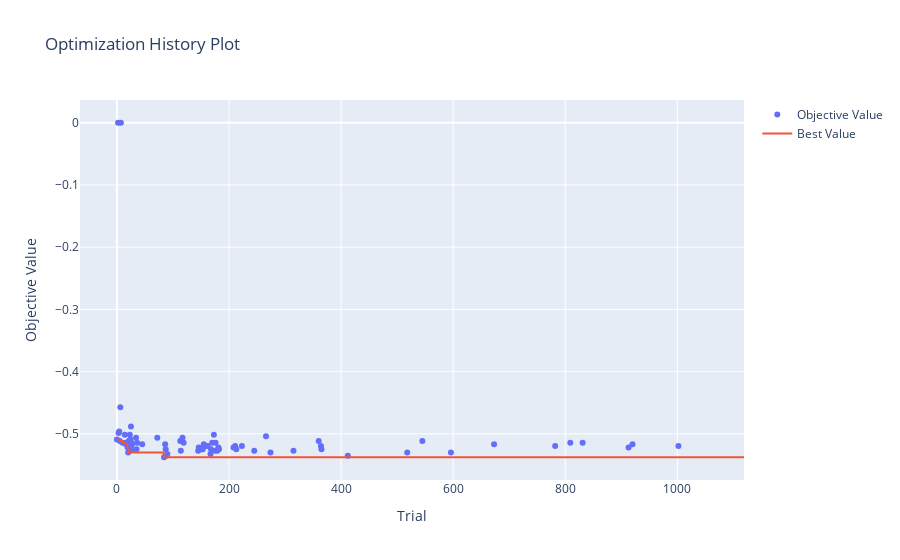

Notebook code cell kept with this figure:
### Code cell
plot_optimization_history(study)

### Figure 1 — Plotly figure (JSON) as saved in the notebook; plotly's stock layout.template omitted (floating-point values rounded to 4 significant figures; data arrays with more than 128 entries replaced by an {"elided": "..."} marker saying what was removed)
{"data": [{"mode": "markers", "name": "Objective Value", "type": "scatter", "x": [0, 2, 3, 4, 5, 6, 7, 10, 14, 16, 17, 19, 20, 21, 22, 23, 24, 25, 26, 27, 28, 34, 35, 36, 45, 72, 84, 86, 87, 88, 90, 113, 114, 116, 117, 119, 145, 146, 152, 153, 155, 158, 162, 167, 168, 170, 173, 175, 176, 179, 181, 182, 208, 211, 213, 223, 245, 266, 274, 315, 360, 364, 365, 412, 518, 545, 596, 673, 782, 809, 831, 913, 920, 1002], "y": [-0.5091, 0, -0.4987, -0.4961, -0.5117, -0.4571, 0, -0.5143, -0.5013, -0.5169, -0.5143, -0.5221, -0.5299, -0.5117, -0.5117, -0.5013, -0.5091, -0.4883, -0.5143, -0.5169, -0.5247, -0.5065, -0.5247, -0.5143, -0.5169, -0.5065, -0.5377, -0.5169, -0.5247, -0.5351, -0.5325, -0.5117, -0.5273, -0.5117, -0.5065, -0.5143, -0.5273, -0.5221, -0.5247, -0.5247, -0.5169, -0.5195, -0.5195, -0.5325, -0.5247, -0.5143, -0.5013, -0.5273, -0.5143, -0.5273, -0.5221, -0.5247, -0.5221, -0.5195, -0.5247, -0.5195, -0.5273, -0.5039, -0.5299, -0.5273, -0.5117, -0.5195, -0.5247, -0.5351, -0.5299, -0.5117, -0.5299, -0.5169, -0.5195, -0.5143, -0.5143, -0.5221, -0.5169, -0.5195]}, {"mode": "lines", "name": "Best Value", "type": "scatter", "x": {"elided": "1120 int values"}, "y": {"elided": "1120 float values"}}, {"marker": {"color": "#cccccc"}, "mode": "markers", "name": "Infeasible Trial", "showlegend": false, "type": "scatter", "x": [], "y": []}], "layout": {"title": {"text": "Optimization History Plot"}, "xaxis": {"title": {"text": "Trial"}}, "yaxis": {"title": {"text": "Objective Value"}}}}
